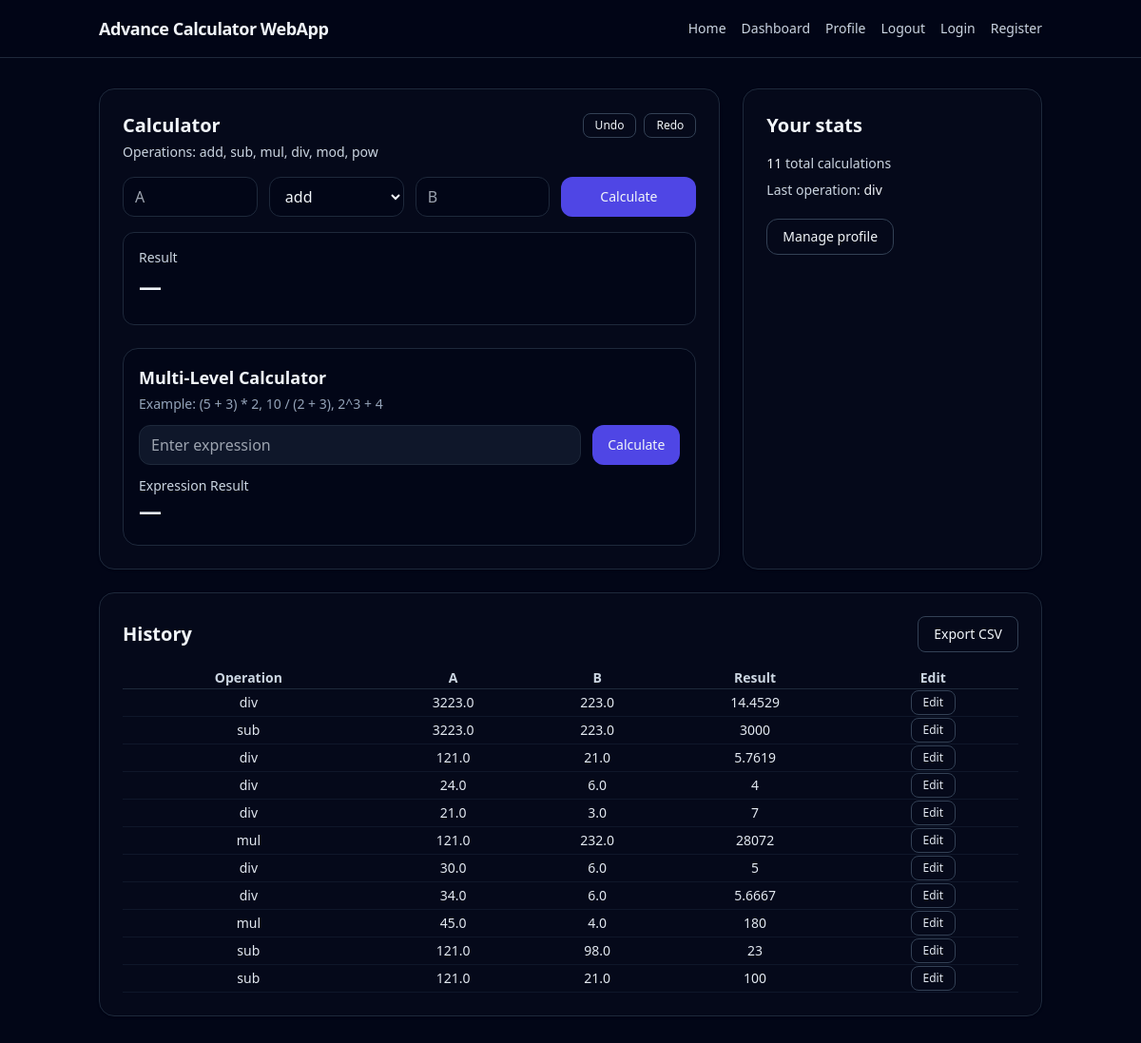
The app's page /dashboard (signed in) with its own data.
### app/models/calculation.py (models this page shows)
class Calculation(Base):
    __tablename__ = "calculations"
    id: Mapped[int] = mapped_column(Integer, primary_key=True, index=True)
    user_id: Mapped[int] = mapped_column(
        Integer, ForeignKey("users.id", ondelete="CASCADE"), nullable=False, index=True
    )
    op: Mapped[str | None] = mapped_column(String(20), nullable=True)
    a: Mapped[float | None] = mapped_column(Float, nullable=True)
    b: Mapped[float | None] = mapped_column(Float, nullable=True)
    expression: Mapped[str | None] = mapped_column(String(255), nullable=True)
    result: Mapped[float] = mapped_column(Float, nullable=False)
    created_at: Mapped["DateTime"] = mapped_column(
        DateTime(timezone=True), server_default=func.now()
    )
    user = relationship("User", back_populates="calculations")

### app/routes/pages.py (the view)
@router.get("/dashboard", response_class=HTMLResponse)
def dashboard(request: Request, user=Depends(get_current_user), db: Session = Depends(get_db)):
    flash = _pop_flash(request)
    calcs = list_calculations(db, user_id=user.id, limit=20)
    stats = get_stats(db, user_id=user.id)
    return templates.TemplateResponse("dashboard.html", {
        "request": request,
        "user": user,
        "calcs": calcs,
        "stats": stats,
        "flash": flash
    })

### templates/dashboard.html (shortened to what this page needs)
{% extends "layout.html" %}
{% block content %}
<div class="grid gap-6 md:grid-cols-3">
  <div class="md:col-span-2 rounded-2xl border border-slate-800 bg-slate-900/20 p-6 shadow">
    <div class="flex items-center justify-between">
      <h2 class="text-xl font-semibold">Calculator</h2>
      <div class="flex gap-2">
        <button onclick="undoCalc()" type="button"
          class="text-xs rounded-lg border border-slate-700 px-3 py-1 hover:bg-slate-800">
          Undo
        </button>
        <button onclick="redoCalc()" type="button"
          class="text-xs rounded-lg border border-slate-700 px-3 py-1 hover:bg-slate-800">
          Redo
        </button>
      </div>
    </div>
    <p class="mt-1 text-sm text-slate-300">
      Operations: add, sub, mul, div, mod, pow
    </p>
    <form id="calcForm" class="mt-4 grid grid-cols-1 md:grid-cols-4 gap-3">
      <input id="a" type="number" step="any" placeholder="A" required
        class="rounded-xl bg-slate-950 border border-slate-800 px-3 py-2 outline-none focus:border-indigo-500" />
      <select id="op"
        class="rounded-xl bg-slate-950 border border-slate-800 px-3 py-2 outline-none focus:border-indigo-500">
        <option value="add">add</option>
      </select>
      <input id="b" type="number" step="any" placeholder="B" required
        class="rounded-xl bg-slate-950 border border-slate-800 px-3 py-2 outline-none focus:border-indigo-500" />
      <button class="rounded-xl bg-indigo-600 px-4 py-2 text-sm font-medium hover:bg-indigo-500">
        Calculate
      </button>
    </form>
    <div class="mt-4 rounded-xl border border-slate-800 bg-slate-950 p-4">
      <p class="text-sm text-slate-300">Result</p>
      <p id="result" class="mt-1 text-2xl font-semibold">—</p>
    </div>
    <div class="mt-6 rounded-2xl border border-slate-800 bg-slate-950 p-4">
      <h3 class="text-lg font-semibold">Multi-Level Calculator</h3>
      <p class="text-sm text-slate-400 mt-1">
        Example: (5 + 3) * 2, 10 / (2 + 3), 2^3 + 4
      </p>
      <form id="exprForm" class="mt-3 flex gap-3">
        <input id="expression" type="text" required
          class="flex-1 rounded-xl bg-slate-900 border border-slate-800 px-3 py-2 outline-none focus:border-indigo-500"
          placeholder="Enter expression" />
        <button class="rounded-xl bg-indigo-600 px-4 py-2 text-sm hover:bg-indigo-500">
          Calculate
        </button>
      </form>
      <p class="mt-3 text-sm text-slate-300">Expression Result</p>
      <p id="exprResult" class="text-2xl font-semibold">—</p>
    </div>
  </div>
  <div class="rounded-2xl border border-slate-800 bg-slate-900/20 p-6 shadow">
    <h2 class="text-xl font-semibold">Your stats</h2>
    <div class="mt-4 space-y-2 text-sm text-slate-300">
      <p>
        <span id="statTotal" class="text-slate-100 font-medium">
          {{ stats.total_calculations }}
        </span>
        total calculations
      </p>
      <p>
        Last operation:
        <span id="statLast" class="text-slate-100 font-medium">
          {{ stats.last_operation or "—" }}
        </span>
      </p>
    </div>
    <a href="/profile"
      class="mt-5 inline-block rounded-xl border border-slate-700 px-4 py-2 text-sm hover:bg-slate-800">
      Manage profile
    </a>
  </div>
</div>
<div class="mt-6 rounded-2xl border border-slate-800 bg-slate-900/20 p-6 shadow">
  <div class="flex items-center justify-between">
    <h2 class="text-xl font-semibold">History</h2>
    <a href="/api/export/history"
      class="text-sm rounded-lg border border-slate-700 px-4 py-2 hover:bg-slate-800">
      Export CSV
    </a>
  </div>
  <div class="mt-4 overflow-x-auto">
    <table class="w-full text-sm text-center">
      <thead class="text-slate-300">
        <tr class="border-b border-slate-800">
          <th>Operation</th>
          <th>A</th>
          <th>B</th>
          <th>Result</th>
          <th>Edit</th>
        </tr>
      </thead>
      <tbody id="historyBody" class="text-slate-200">
        {% for c in calcs %}
        <tr class="border-b border-slate-900">
          <td>{{ c.op }}</td>
          <td>{{ c.a }}</td>
          <td>{{ c.b }}</td>
          <td class="font-medium">
          {{ c.result|round(4) if c.result % 1 != 0 else c.result|int }}
          </td>
          <td>
            <button type="button"
              class="text-xs rounded-lg border border-slate-700 px-3 py-1 hover:bg-slate-800"
              onclick="loadFromHistory('{{ c.op }}', '{{ c.a }}', '{{ c.b }}')">
              Edit
            </button>
          </td>
        </tr>
        {% endfor %}
      </tbody>
    </table>
  </div>
</div>
{% endblock %}

### records on screen
Calculation: op "div", a "3223.0", b "223.0", c.result|round(4)ifc.result%1!=0elsec.result|int "14.4529"
Calculation: op "sub", a "3223.0", b "223.0", c.result|round(4)ifc.result%1!=0elsec.result|int "3000"
Calculation: op "div", a "121.0", b "21.0", c.result|round(4)ifc.result%1!=0elsec.result|int "5.7619"
Calculation: op "div", a "24.0", b "6.0", c.result|round(4)ifc.result%1!=0elsec.result|int "4"
Calculation: op "div", a "21.0", b "3.0", c.result|round(4)ifc.result%1!=0elsec.result|int "7"
Calculation: op "mul", a "121.0", b "232.0", c.result|round(4)ifc.result%1!=0elsec.result|int "28072"
Calculation: op "div", a "30.0", b "6.0", c.result|round(4)ifc.result%1!=0elsec.result|int "5"
Calculation: op "div", a "34.0", b "6.0", c.result|round(4)ifc.result%1!=0elsec.result|int "5.6667"
Calculation: op "mul", a "45.0", b "4.0", c.result|round(4)ifc.result%1!=0elsec.result|int "180"
Calculation: op "sub", a "121.0", b "98.0", c.result|round(4)ifc.result%1!=0elsec.result|int "23"
Calculation: op "sub", a "121.0", b "21.0", c.result|round(4)ifc.result%1!=0elsec.result|int "100"

### other values on screen
{{ stats.total_calculations }} "11"
